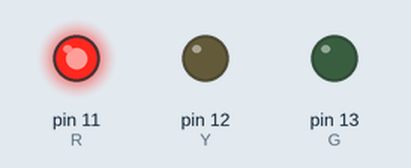
Recording of a sketch running on a simulated Arduino Uno, built with avr-gcc and run on an emulated ATmega328P. Shown: output pins drawn as LEDs (lit = HIGH).

Above: at 2.5 s.
At 6.0 s:
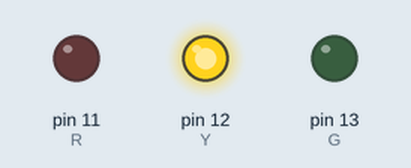
At 9.5 s:
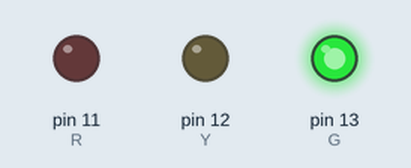
Timing chart, 0 to 15.6 s (numbered marks = the images above):
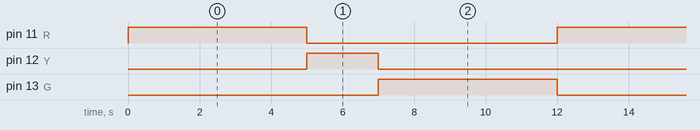

Measured:
- by itself, pin 11 (R), pin 13 (G): alternates HIGH for 5.0 s and LOW for 7.0 s
- by itself, pin 12 (Y): alternates HIGH for 2.0 s and LOW for 10.0 s
- by itself, everything shown: repeats every 12.0 s, in 3 steps

The sketch:

ryg_trafic_light.ino
```cpp
// Coded by Shiva
int
  R = 11,
  Y = 12,
  G = 13
;

void setup(){
  pinMode(R, OUTPUT);
  pinMode(Y, OUTPUT);
  pinMode(G, OUTPUT);
}

void loop(){
  signal(R, Y, G);
  signal(Y, R, G);
  signal(G, Y, R);
}

void signal(int on, int off1, int off2){
  digitalWrite(on, HIGH);
  digitalWrite(off1, LOW);
  digitalWrite(off2, LOW);
  delay(on==Y?2000:5000);
}
```
